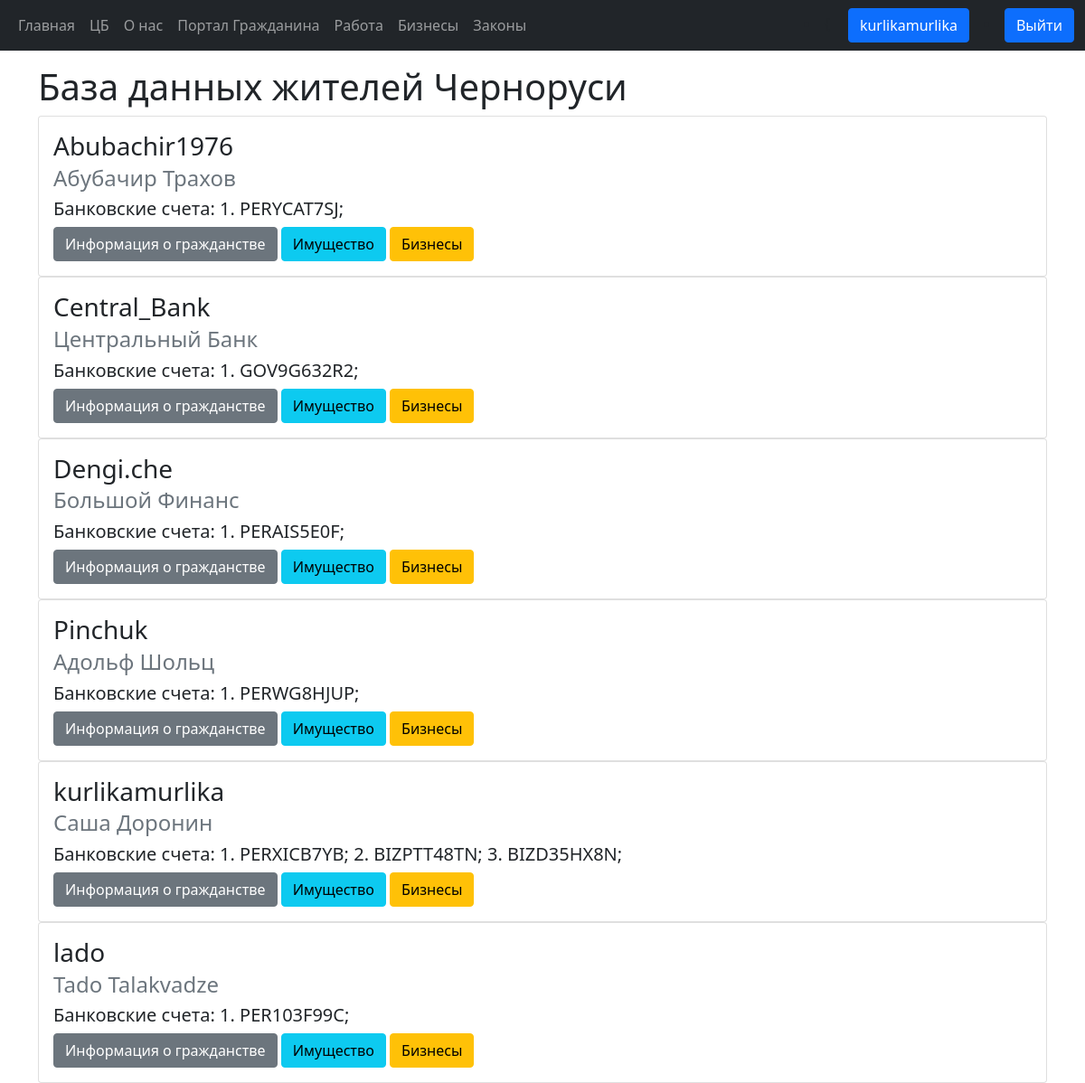
Screenshot of /user_list/ (signed in) with the database file from the repository.
### bank/models.py (models this page shows, shortened)
class BankAccount(models.Model):
    user = models.ForeignKey(User, on_delete=models.CASCADE, blank=True, null=True, related_name='bank_account')
    name = models.CharField(max_length=10, unique=True)
    balance = models.IntegerField(default=0)
    account_type = models.CharField(max_length=20, default='personal')
    class Meta:
        ordering = ['user']

### bank/views.py (the view)
# urls.py: path('user_list/', views.UserListView.as_view(), name='user_list'),
class UserListView(generic.ListView):
    template_name = 'bank/user_list.html'
    model = User
    context_object_name = 'users'
    ordering = ['username']

### bank/templates/bank/user_list.html (shortened to what this page needs)
<!DOCTYPE html>
{% extends 'bank/base.html' %}
{% block body_content %}
    <h1>База данных жителей Черноруси</h1>
    {% for profile in users %}
        <div class="card">
            <div class="card-body">
                <h3 class="card-title">{{ profile.username }}</h3>
                <h4 class="card-subtitle mb-2 text-muted">{{ profile.first_name }} {{ profile.last_name }}</h4>
                <h5 class="card-text">Банковские счета: {% for bank_acc in profile.bank_account.all %}{{ forloop.counter }}. {{ bank_acc.name }}; {% empty %}Нет{% endfor %}</h5>
                <button class="btn btn-secondary" data-bs-toggle="collapse" data-bs-target="#citizenship_{{ profile.id }}">Информация о гражданстве</button>
                <button class="btn btn-info" data-bs-toggle="collapse" data-bs-target="#properties_{{ profile.id }}">Имущество</button>
                <button class="btn btn-warning" data-bs-toggle="collapse" data-bs-target="#businesses_{{ profile.id }}">Бизнесы</button>
            </div>
        </div>
    {% endfor %}
{% endblock %}

### bank/templates/bank/base.html (shortened to what this page needs)
<!DOCTYPE html>
<html lang="ru">
{% load static %}
<head>
    <link href="https://cdn.jsdelivr.net/npm/bootstrap@5.1.2/dist/css/bootstrap.min.css" rel="stylesheet">
    <link href="{% static 'bank/style.css' %}" rel="stylesheet">
</head>
<body>
<nav class="navbar navbar-expand-sm bg-dark navbar-dark">
        <div class="container-fluid">
            <ul class="navbar-nav">
                <li class="nav-item">
                    <a class="nav-link" href="{% url 'bank:index' %}">Главная</a>
                </li>
                <li class="nav-item">
                    <a class="nav-link" href="{% url 'bank:send' %}">ЦБ</a>
                </li>
                <li class="nav-item">
                    <a class="nav-link" href="{% url 'bank:about_us' %}">О нас</a>
                </li>
                <li class="nav-item">
                    <a class='nav-link' href="{% url 'bank:citizen' %}">Портал Гражданина</a>
                </li>
                <li class="nav-item">
                    <a class='nav-link' href="{% url 'bank:jobs' %}">Работа</a>
                </li>
                <li class="nav-item">
                    <a class='nav-link' href="{% url 'bank:businesses' %}">Бизнесы</a>
                </li>
                <li class="nav-item">
                    <a class="nav-link" href="{% url 'bank:laws' %}">Законы</a>
                </li>
            </ul>
            <div class="d-flex">
                {% if user.is_authenticated %}
                    <li class="nav-item">{
                        <a class="btn btn-primary mx-3" href="{% url 'bank:profile'%}">{{ user.get_username }}</a></li>
                    <li class="nav-item">
                        <a class="btn btn-primary" href="{% url 'logout'%}?next={{request.path}}">Выйти</a>
                    </li>
                {% endif %}
            </div>
        </div>
</nav>
<div class="container mt-3">
{% if user.is_authenticated %}
{% block body_content %}
{% endblock %}
{% else %}
<h1>Войдите в аккаунт для дальнейшего использования</h1>
{% endif %}
</div>
</body>
</html>

### rows the page displays
BankAccount: name "PERYCAT7SJ"
BankAccount: name "GOV9G632R2"
BankAccount: name "PERAIS5E0F"
BankAccount: name "PERWG8HJUP"
BankAccount: name "PERXICB7YB"
BankAccount: name "BIZPTT48TN"
BankAccount: name "BIZD35HX8N"
BankAccount: name "PER103F99C"

### other values shown
{{ user.get_username }} "kurlikamurlika"
{{ profile.username }} "Abubachir1976"
{{ profile.first_name }} "Абубачир"
{{ profile.last_name }} "Трахов"
{{ profile.username }} "Central_Bank"
{{ profile.first_name }} "Центральный"
{{ profile.last_name }} "Банк"
{{ profile.username }} "Dengi.che"
{{ profile.first_name }} "Большой"
{{ profile.last_name }} "Финанс"
{{ profile.username }} "Pinchuk"
{{ profile.first_name }} "Адольф"
{{ profile.last_name }} "Шольц"
{{ profile.username }} "kurlikamurlika"
{{ profile.first_name }} "Саша"
